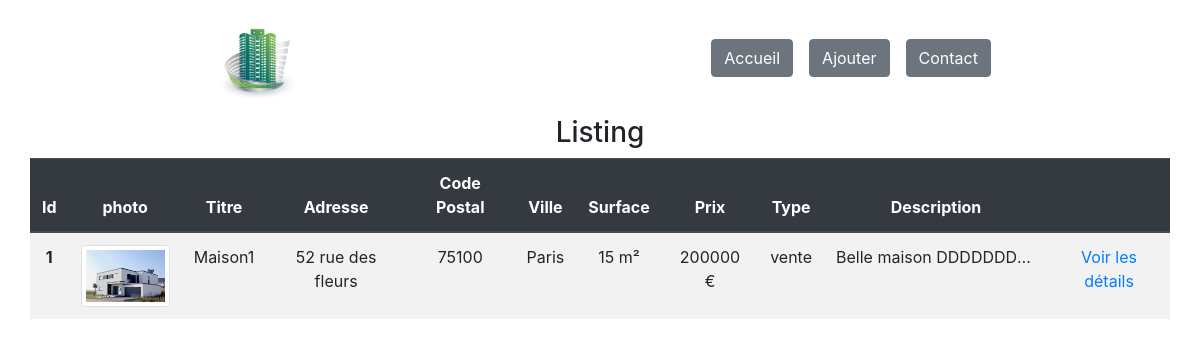
The app's page /home.php with its own data.
### tables this page shows
CREATE TABLE `logement` (
  `id_logement` int(11) NOT NULL,
  `titre` varchar(10) NOT NULL,
  `adresse` text NOT NULL,
  `ville` varchar(50) NOT NULL,
  `cp` int(5) NOT NULL,
  `surface` int(20) NOT NULL,
  `prix` int(20) NOT NULL,
  `photo` varchar(100) DEFAULT NULL,
  `type` varchar(10) NOT NULL,
  `description` text NOT NULL
);

### fonctions.php (called while the page is built, shortened)
<?php
function connexion()
{
    try {
        $options = [PDO::ATTR_ERRMODE, PDO::ERRMODE_EXCEPTION];
        $db = new PDO('mysql:host='.HOST.';dbname='.BDD, LOGIN, PWD, $options);
        return $db;
    } catch (PDOException $e) {
        echo $e->getMessage();
        die();
    }
}
function listEntries()
{
    $db = connexion();
    $sql = 'SELECT * FROM logement';
    try {
        $query = $db->query($sql);
        $logements = $query->fetchAll(PDO::FETCH_ASSOC);
        return $logements;
    } catch (PDOException $e) {
    }
}

### home.php (the view, shortened to what this page needs)
<?php
require_once 'fonctions.php';
?>
<!DOCTYPE html>
<html lang="fr">
    <head>
        <link rel="stylesheet" href="css/style.css">
        <?php
include_once 'elements/head.php';
?>
    </head>
    <body>
        <header>
            <?php
include 'elements/main_menu.php';
?>
        </header>
        <main>
            <div class="container">
                <div class="row">
                    <div class="col-12 text-center">
                        <h3>Listing</h3>
                    </div>
                    <table class="table table-striped text-center">
                        <thead class="thead-dark">
                            <tr>
                                <th>Id</th>
                                <th>photo</th>
                                <th>Titre</th>
                                <th>Adresse</th>
                                <th>Code Postal</th>
                                <th>Ville</th>
                                <th>Surface</th>
                                <th>Prix</th>
                                <th>Type</th>
                                <th>Description</th>
                                <th></th>
                            </tr>
                        </thead>
                        <tbody>
                            <?php
                    $logements = listEntries();
                    if (count($logements) < 1) { ?>
                            <tr>
                                <th scope="row" colspan="12" class="text-center">Pas de logement à afficher</td>
                            </tr>
                            <?php
                        } else {
                            $num = 1;
                            foreach ($logements as $logement) {
                                ?> <tr>
                                <th scope="row"><?php echo $num++; ?></td>
                                <td>
                                    <?php
                if ($logement['photo'] !== null) { ?>
                                    <img width="100" class="img-thumbnail" src="./img/<?php echo $logement['photo']; ?>"
                                        alt="photo de <?php echo $logement['titre']; ?>">
                                    <?php
                } ?>
                                </td>
                                <td><?php echo $logement['titre']; ?></td>
                                <td><?php echo $logement['adresse']; ?></td>
                                <td><?php echo $logement['cp']; ?></td>
                                <td><?php echo $logement['ville']; ?></td>
                                <td><?php echo $logement['surface']; ?> m²</td>
                                <td><?php echo $logement['prix']; ?> €</td>
                                <td><?php echo $logement['type']; ?></td>
                                <td>
                                    <div class="desc"><?php echo $logement['description']; ?></div>
                                </td>
                                <td><a href="showDetails.php?id=<?php echo $logement['id_logement']; ?>">Voir les
                                        détails</td></a>
                            </tr>
                            <?php
                            }
                        }?>
                        </tbody>
                    </table>
                </div>
            </div>
        </main>
    </body>
</html>

### css_files/style.css (style rules this page uses)
.desc { text-overflow: ellipsis; width: 200px; white-space: nowrap; overflow: hidden; }

### records on screen
logement: photo (picture), titre "Maison1", adresse "52 rue des fleurs", cp "75100", ville "Paris", surface "15", prix "200000", type "vente", description "Belle maison DDDDDDD…"
